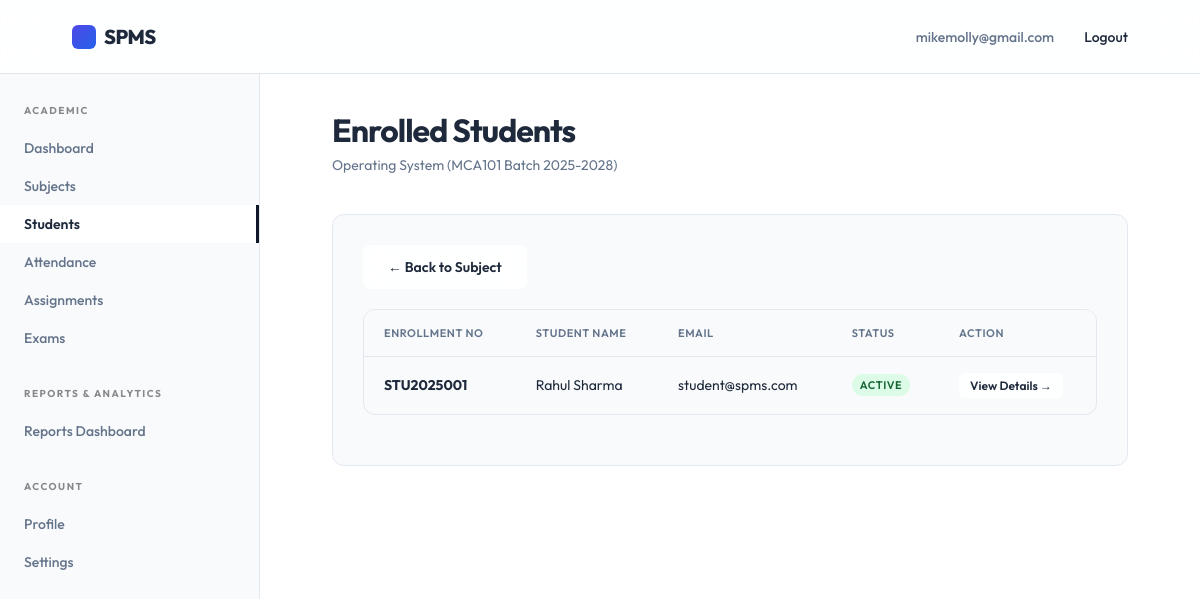
/faculty/subjects/1/students/ (signed in), run on the app's committed database.
### accounts/models.py (models this page shows, shortened)
class User(AbstractUser):
    class RoleChoices(models.TextChoices):
        STUDENT = 'student', 'Student'
        FACULTY = 'faculty', 'Faculty'
        ADMIN = 'admin', 'Admin'
    username = None
    email = models.EmailField(unique=True)
    role = models.CharField(max_length=20, choices=RoleChoices.choices, default=RoleChoices.STUDENT)
    contact_number = models.CharField(max_length=15, blank=True, null=True)
    deactivated_at = models.DateTimeField(blank=True, null=True)
    updated_at = models.DateTimeField(auto_now=True)
    USERNAME_FIELD = 'email'
    REQUIRED_FIELDS = []
    objects = CustomUserManager()

### academics/models.py (models this page shows, shortened)
class SubjectOffering(models.Model):
    class SubjectType(models.TextChoices):
        CORE = 'core', 'Core'
        ELECTIVE = 'elective', 'Elective'
        LAB = 'lab', 'Lab'
        PROJECT = 'project', 'Project'
    subject = models.ForeignKey(Subject, on_delete=models.CASCADE, related_name='offerings')
    semester = models.ForeignKey(Semester, on_delete=models.CASCADE, related_name='subject_offerings')
    faculty = models.ForeignKey('faculty.Faculty', on_delete=models.SET_NULL, null=True, blank=True, related_name='subject_offerings')
    subject_type = models.CharField(max_length=20, choices=SubjectType.choices, default=SubjectType.CORE)
    credits = models.PositiveIntegerField()
    class Meta:
        constraints = [
            models.UniqueConstraint(fields=['subject', 'semester'], name='unique_subject_offering')
        ]

class Subject(models.Model):
    name = models.CharField(max_length=150)
    code = models.CharField(max_length=20, unique=True)
    description = models.TextField(blank=True, null=True)

class Semester(models.Model):
    course_batch = models.ForeignKey(CourseBatch, on_delete=models.CASCADE, related_name='semesters')
    semester_number = models.PositiveIntegerField()
    class Meta:
        constraints = [
            models.UniqueConstraint(fields=['course_batch', 'semester_number'], name='unique_semester')
        ]

class CourseBatch(models.Model):
    course = models.ForeignKey(Course, on_delete=models.CASCADE, related_name='batches')
    academic_year = models.CharField(max_length=9, help_text="e.g. 2023-2024")
    class Meta:
        constraints = [
            models.UniqueConstraint(fields=['course', 'academic_year'], name='unique_course_batch')
        ]

class Course(models.Model):
    name = models.CharField(max_length=100)
    code = models.CharField(max_length=20, unique=True)
    department = models.ForeignKey(Department, on_delete=models.CASCADE, related_name='courses')
    duration_years = models.PositiveIntegerField()

### students/models.py (models this page shows, shortened)
class StudentSemester(models.Model):
    class StatusChoices(models.TextChoices):
        ACTIVE = 'active', 'Active'
        COMPLETED = 'completed', 'Completed'
        BACKLOG = 'backlog', 'Backlog'
    student = models.ForeignKey(Student, on_delete=models.CASCADE, related_name='semesters')
    semester = models.ForeignKey('academics.Semester', on_delete=models.CASCADE, related_name='students')
    academic_year = models.CharField(max_length=9)
    status = models.CharField(max_length=20, choices=StatusChoices.choices, default=StatusChoices.ACTIVE)
    class Meta:
        constraints = [
            models.UniqueConstraint(fields=['student', 'semester', 'academic_year'], name='unique_student_semester')
        ]

class Student(models.Model):
    user = models.OneToOneField(settings.AUTH_USER_MODEL, on_delete=models.CASCADE, related_name='student_profile')
    enrollment_no = models.CharField(max_length=50, unique=True)
    date_of_birth = models.DateField(blank=True, null=True)
    class GenderChoices(models.TextChoices):
        MALE = 'M', 'Male'
        FEMALE = 'F', 'Female'
        OTHER = 'O', 'Other'
    gender = models.CharField(max_length=1, choices=GenderChoices.choices, blank=True, null=True)
    address = models.TextField(blank=True, null=True)
    guardian_name = models.CharField(max_length=100, blank=True, null=True)
    guardian_contact = models.CharField(max_length=20, blank=True, null=True)
    emergency_contact = models.CharField(max_length=20, blank=True, null=True)
    updated_at = models.DateTimeField(auto_now=True)

### faculty/views.py (the view)
# urls.py: path('subjects/<int:pk>/students/', views.StudentListView.as_view(), name='students'),
class StudentListView(FacultyRequiredMixin, ListView):
    template_name = 'faculty/students.html'
    context_object_name = 'students'
    def get_queryset(self):
        offering_id = self.kwargs.get('pk')
        self.offering = get_object_or_404(SubjectOffering, pk=offering_id, faculty=self.request.user.faculty_profile)
        student_semesters = StudentSemester.objects.filter(
            semester=self.offering.semester,
            status__in=[StudentSemester.StatusChoices.ACTIVE, StudentSemester.StatusChoices.BACKLOG]
        ).select_related('student__user')
        return student_semesters
    def get_context_data(self, **kwargs):
        context = super().get_context_data(**kwargs)
        context['offering'] = self.offering
        return context

### faculty/views.py (called while the page is built)
    def test_func(self):
        return self.request.user.is_authenticated and self.request.user.role == User.RoleChoices.FACULTY

### templates/faculty/students.html
{% extends 'faculty/base.html' %}
{% block page_title %}Enrolled Students{% endblock %}
{% block page_subtitle %}{{ offering.subject.name }} ({{ offering.semester.course_batch.course.code }} Batch {{ offering.semester.course_batch.academic_year }}){% endblock %}
{% block dashboard_content %}
<div class="dashboard-section">
    <div style="margin-bottom: 20px;">
        <a href="{% url 'faculty:subject_detail' pk=offering.pk %}" class="btn btn-secondary">&larr; Back to Subject</a>
    </div>
    <div class="table-responsive">
        <table class="table">
            <thead>
                <tr>
                    <th>Enrollment No</th>
                    <th>Student Name</th>
                    <th>Email</th>
                    <th>Status</th>
                    <th>Action</th>
                </tr>
            </thead>
            <tbody>
                {% for student_semester in students %}
                <tr>
                    <td><strong>{{ student_semester.student.enrollment_no }}</strong></td>
                    <td>{{ student_semester.student.user.get_full_name|default:"--" }}</td>
                    <td>{{ student_semester.student.user.email }}</td>
                    <td>
                        {% if student_semester.status == 'active' %}
                        <span class="badge badge-success">Active</span>
                        {% else %}
                        <span class="badge badge-warning">Backlog</span>
                        {% endif %}
                    </td>
                    <td>
                        <a href="{% url 'faculty:student_detail' student_semester.student.pk %}" class="btn btn-secondary" style="padding: 4px 10px; font-size: 12px;">View Details &rarr;</a>
                    </td>
                </tr>
                {% empty %}
                <tr>
                    <td colspan="4" style="text-align: center; color: var(--muted); padding: 20px;">No students are currently enrolled in this semester.</td>
                </tr>
                {% endfor %}
            </tbody>
        </table>
    </div>
</div>
{% endblock %}

### templates/components/navbar.html (shortened to what this page needs)
<header class="navbar">
    <a href="{% if request.user.is_authenticated %}{% if request.user.role == 'admin' or request.user.is_superuser %}{% url 'spms_admin:dashboard' %}{% elif request.user.role == 'faculty' %}{% url 'faculty:dashboard' %}{% else %}{% url 'students:dashboard' %}{% endif %}{% else %}{% url 'landing_page' %}{% endif %}" class="brand" aria-label="SPMS home">
        <span class="brand-mark"></span>
        SPMS
    </a>
    <nav class="nav-links" aria-label="User navigation">
        {% if request.user.is_authenticated %}
            <span style="color: var(--muted);">{{ request.user.email }}</span>
            <form action="{% url 'accounts:logout' %}" method="post" style="display:inline;">
                <button type="submit" style="background:none;border:none;cursor:pointer;font-family:inherit;font-size:inherit;font-weight:inherit;color:inherit;" class="nav-links a">Logout</button>
            </form>
        {% else %}
            {% if request.resolver_match.url_name != 'login' %}
                <a href="{% url 'accounts:login' %}">Login</a>
            {% endif %}
        {% endif %}
    </nav>
</header>

### static/style.css (style rules this page uses)
:root { --bg: #f9fafb; --text: #1e293b; --muted: #64748b; --line: #e2e8f0; --soft: #ffffff; --primary: #4f46e5; --primary-hover: #4338ca; --accent: #2563eb; --black: #0f172a; --radius: 12px; --glass-bg: rgba(255, 255, 255, 0.85); --glass-border: rgba(255, 255, 255, 0.6); --glass-shadow: 0 10px 40px 0 rgba(31, 38, 135, 0.05); }
* { box-sizing: border-box; margin: 0; padding: 0; scrollbar-width: thin; scrollbar-color: rgba(0, 0, 0, 0.2) var(--bg); }
html { scroll-behavior: smooth; }
body { min-height: 100vh; background: var(--bg); color: var(--text); font-family: 'Outfit', Arial, sans-serif; -webkit-font-smoothing: antialiased; }
a { color: inherit; text-decoration: none; }
.navbar { height: 74px; width: 100%; display: flex; align-items: center; justify-content: space-between; padding: 0 6vw; background: rgba(255, 255, 255, 0.85); backdrop-filter: blur(16px); -webkit-backdrop-filter: blur(16px); border-bottom: 1px solid var(--line); position: sticky; top: 0; z-index: 100; }
.brand { font-size: 20px; font-weight: 800; letter-spacing: -0.5px; display: flex; align-items: center; gap: 8px; }
.brand-mark { width: 24px; height: 24px; background: linear-gradient(135deg, var(--primary), var(--accent)); border-radius: 6px; display: inline-block; }
.nav-links { display: flex; gap: 30px; font-size: 14px; font-weight: 500; }
.btn { display: inline-flex; align-items: center; justify-content: center; padding: 12px 24px; border-radius: 8px; font-size: 14px; font-weight: 600; transition: all 0.3s cubic-bezier(0.16, 1, 0.3, 1); cursor: pointer; border: none; }
.btn-secondary { background: var(--glass-bg); border: 1px solid var(--glass-border); color: var(--text); backdrop-filter: blur(12px); }

### static/dashboard.css (style rules this page uses)
.dashboard-section { background: var(--bg); border: 1px solid var(--line); border-radius: var(--radius); padding: 30px; margin-bottom: 30px; }
.badge { display: inline-flex; align-items: center; padding: 4px 8px; border-radius: var(--radius); font-size: 11px; font-weight: 600; letter-spacing: .05em; text-transform: uppercase; }
.badge-success { background: #dcfce7; color: #166534; }
.table-responsive { width: 100%; overflow-x: auto; margin-bottom: 20px; border-radius: var(--radius); border: 1px solid var(--line); background: var(--bg); }
.table { width: 100%; border-collapse: collapse; font-size: 14px; text-align: left; }
.table th { background: #f8fafc; color: var(--muted); font-weight: 600; text-transform: uppercase; font-size: 11px; letter-spacing: .05em; padding: 16px 20px; border-bottom: 1px solid var(--line); }
.table td { padding: 16px 20px; border-bottom: 1px solid var(--line); color: var(--text); vertical-align: middle; }
.table tbody tr:last-child td { border-bottom: none; }
.table tbody tr { transition: background-color 0.2s ease; }
.table .btn, .data-table .btn { padding: 6px 12px; font-size: 12px; border-radius: 6px; }

### data on the page
User: user.email "mikemolly@gmail.com"
SubjectOffering: subject.name "Operating System", semester.course_batch.course.code "MCA101", semester.course_batch.academic_year "2025-2028"
StudentSemester: student.enrollment_no "STU2025001", student.user.get_full_name "Rahul Sharma", student.user.email "student@spms.com", status "ACTIVE"
